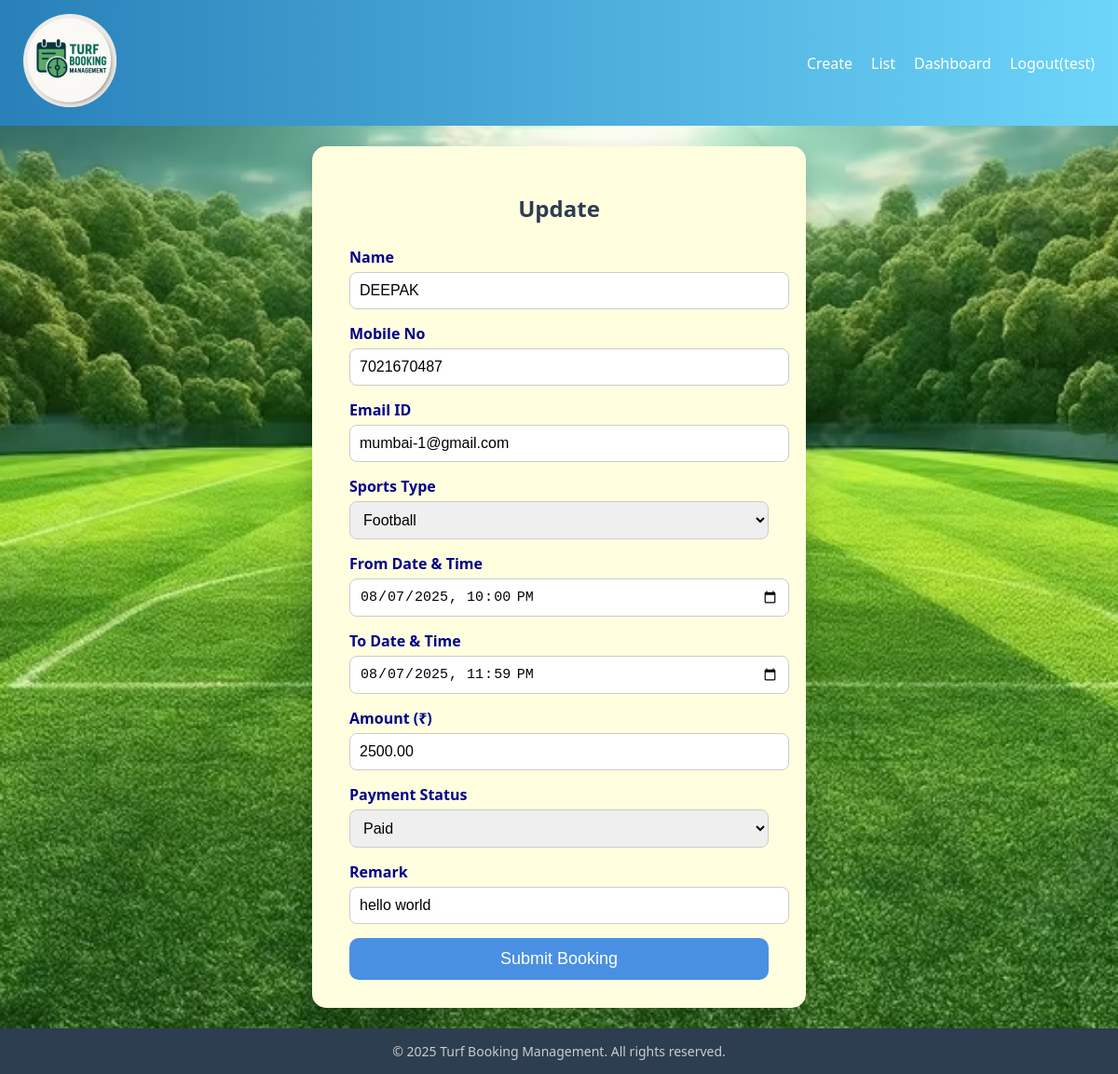
The app's page /update.php?bookid=1 (signed in) with its own data.
### tables this page shows
CREATE TABLE IF NOT EXISTS `bookings` (
  `id` int NOT NULL AUTO_INCREMENT,
  `booking_id` varchar(36) DEFAULT NULL,
  `name` varchar(100) NOT NULL,
  `mobile` varchar(15) NOT NULL,
  `email` varchar(100) NOT NULL,
  `sport` varchar(50) NOT NULL,
  `amount` decimal(10,2) NOT NULL,
  `token_amount` decimal(10,2) NOT NULL,
  `paymentStatus` enum('Pending','Paid') DEFAULT 'Pending',
  `fromDateTime` datetime NOT NULL,
  `toDateTime` datetime NOT NULL,
  `created_at` timestamp NULL DEFAULT CURRENT_TIMESTAMP,
  `updated_at` timestamp NULL DEFAULT CURRENT_TIMESTAMP ON UPDATE CURRENT_TIMESTAMP,
  `remark` text,
  PRIMARY KEY (`id`),
  UNIQUE KEY `booking_id` (`booking_id`)
);

### update.php (the view, shortened to what this page needs)
<?php
include('db.php');
$booking_id = $_GET['bookid'];
$sql = "SELECT * FROM bookings WHERE id = ?";
$stmt = $conn->prepare($sql);
$stmt->bind_param("i", $booking_id);
$stmt->execute();
$result = $stmt->get_result();
$row = $result->fetch_assoc();
?>
<!DOCTYPE html>
<html lang="en">
<head>
</head>
<body>
    <?php include 'header.php' ?>
    <br>
    <form class="booking-form" id="turfBookingForm" method="POST">
        <h2>Update</h2>
        <div class="form-group">
            <label for="name">Name</label>
            <input type="text" id="name" name="name" value="<?= $row['name'] ?>" required>
        </div>
        <div class="form-group">
            <label for="mobile">Mobile No</label>
            <input type="tel" id="mobile" name="mobile" value="<?= $row['mobile'] ?>" required pattern="[0-9]{10}">
        </div>
        <div class="form-group">
            <label for="email">Email ID</label>
            <input type="email" id="email" name="email" value="<?= $row['email'] ?>">
        </div>
        <div class="form-group">
            <label for="sport">Sports Type</label>
            <select id="sport" name="sport" required>
                <option value="Football" <?= $row['sport'] == 'Football' ? 'selected' : '' ?>>Football</option>
            </select>
        </div>
        <div class="form-group">
            <label for="fromDateTime">From Date & Time</label>
            <input type="datetime-local" id="fromDateTime" name="fromDateTime"
                value="<?= date('Y-m-d\TH:i', strtotime($row['fromDateTime'])) ?>" required>
        </div>
        <div class="form-group">
            <label for="toDateTime">To Date & Time</label>
            <input type="datetime-local" id="toDateTime" name="toDateTime"
                value="<?= date('Y-m-d\TH:i', strtotime($row['toDateTime'])) ?>" required>
        </div>
        <div class="form-group">
            <label for="amount">Amount (₹)</label>
            <input type="number" id="amount" name="amount" value="<?= $row['amount'] ?>" required>
        </div>
        <div class="form-group">
            <label for="paymentStatus">Payment Status</label>
            <select id="paymentStatus" name="paymentStatus" required>
                <option value="Paid" <?= $row['paymentStatus'] == 'Paid' ? 'selected' : '' ?>>Paid</option>
            </select>
        </div>
        <div class="form-group">
            <label for="amount">Remark</label>
            <input type="text" id="remark" name="remark" value="<?= $row['remark'] ?>">
        </div>
        <button class="submit-btn" type="submit">Submit Booking</button>
    </form>
    <?php include 'footer.php' ?>
</body>
</html>

### update.php (style rules this page uses)
body { font-family: 'Segoe UI', sans-serif; background: url(turf.main.avif) no-repeat scroll center 0 / cover; margin: 0; padding: 0; justify-content: center; align-items: center; min-height: 100vh; }
.booking-form { padding: 30px 40px; border-radius: 15px; box-shadow: 0 10px 25px rgba(0, 0, 0, 0.2); max-width: 450px; background-color: lightyellow; margin: 0 auto; width: 65%; }
.booking-form h2 { text-align: center; margin-bottom: 25px; color: #2e3c50; }
.form-group { margin-bottom: 15px; }
.form-group label { display: block; font-weight: 700; margin-bottom: 5px; color: darkblue; }
.form-group input, .form-group select { width: 100%; padding: 10px; border: 1px solid #ccc; border-radius: 8px; font-size: 16px; transition: 0.3s; }
.submit-btn { width: 100%; background: #4a90e2; color: white; padding: 12px; font-size: 18px; border: none; border-radius: 10px; cursor: pointer; transition: background 0.3s ease; }
input[type="datetime-local"] { width: 100%; padding: 10px; border: 1px solid #ccc; border-radius: 8px; font-size: 15px; }

### records on screen
bookings: name "DEEPAK", mobile "7021670487", email "mumbai-1@gmail.com", sport "Football", fromDateTime "08/07/2025 22:00", toDateTime "08/07/2025 23:59", amount "2500.00", paymentStatus "Paid", remark "hello world"

### other values on screen
$_SESSION['name'] "test"
